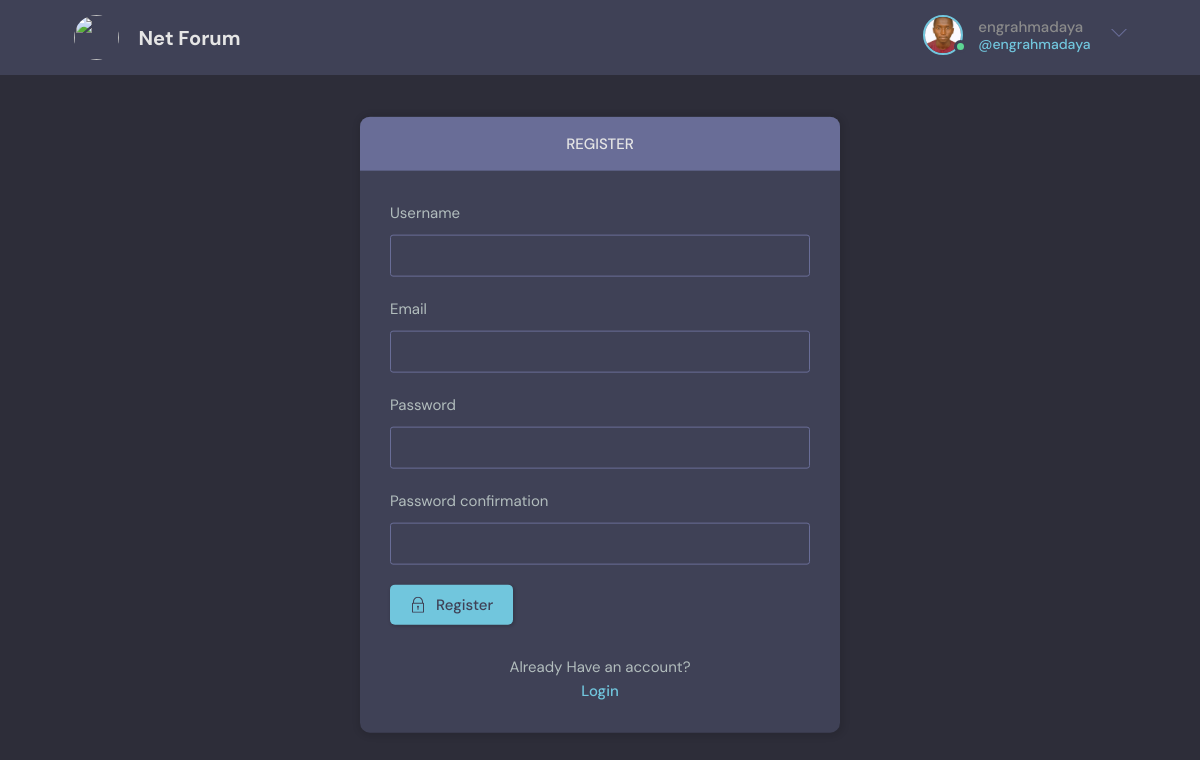
Screenshot of /register/ (signed in) with the database file from the repository.
### base/models.py (models this page shows)
class User(AbstractUser):
    GENDER_CHOICES = (
        ("Male", "Male"),
        ("Female", "Female")
    )
    name = models.CharField(max_length=200, null=True)
    email = models.EmailField(unique=True, null=True)
    bio = models.TextField(null=True, blank=True)
    country = CountryField(null=True, blank=True)
    gender = models.CharField(max_length=100, choices=GENDER_CHOICES, null=True, blank=True)
    profession = models.CharField(max_length=100, null=True, blank=True)
    dateOfBirth = models.DateField(null=True, blank=True)
    avatar = models.ImageField(null=True, default="avatar.svg")
    USERNAME_FIELD: 'email'
    REQUIRED_FIELDS: []

### base/views.py (the view, shortened to what this page needs)
# urls.py: path('register/', views.registerPage, name="register"),
def registerPage(request):
    form = UserRegistrationForm()
    return render(request, 'base/login_register.html', {'form' : form})

### base/forms.py
class UserRegistrationForm(UserCreationForm):
    class Meta:
        model = User
        fields = ['username', 'email', 'password1', 'password2']

### base/templates/base/login_register.html (shortened to what this page needs)
<!DOCTYPE html>
{% extends 'main.html' %}
{% block content %}
    <main class="auth layout">
    {% if page == 'login' %}
    <div class="container">
      <div class="layout__box">
        <div class="layout__boxHeader">
          <div class="layout__boxTitle">
            <h3>Login</h3>
          </div>
        </div>
        <div class="layout__body">
          <form class="form" action="" method="POST">
            {% csrf_token %}
            <div class="form__group form__group">
              <label for="room_name">Email</label>
              <input id="username" name="email" type="text" placeholder="Enter your Valid email here" />
            </div>
            <div class="form__group">
              <label for="password">Password</label>
              <input
                id="password"
                name="password"
                type="password"
                placeholder="&bull;&bull;&bull;&bull;&bull;&bull;&bull;&bull;"
              />
            </div>
            <button class="btn btn--main" type="submit">
              <svg
                version="1.1"
                xmlns="http://www.w3.org/2000/svg"
                width="32"
                height="32"
                viewBox="0 0 32 32"
              >
                <title>lock</title>
                <path
                  d="M27 12h-1v-2c0-5.514-4.486-10-10-10s-10 4.486-10 10v2h-1c-0.553 0-1 0.447-1 1v18c0 0.553 0.447 1 1 1h22c0.553 0 1-0.447 1-1v-18c0-0.553-0.447-1-1-1zM8 10c0-4.411 3.589-8 8-8s8 3.589 8 8v2h-16v-2zM26 30h-20v-16h20v16z"
                ></path>
                <path
                  d="M15 21.694v4.306h2v-4.306c0.587-0.348 1-0.961 1-1.694 0-1.105-0.895-2-2-2s-2 0.895-2 2c0 0.732 0.413 1.345 1 1.694z"
                ></path>
              </svg>
              Login
            </button>
          </form>
          <div class="auth__action">
            <p>Don't have an account yet?</p>
            <a href="{% url 'register' %}" class="btn btn--link">Register</a>
          </div>
        </div>
      </div>
  </div>
    {% else %}
    <div class="container">
        <div class="layout__box">
          <div class="layout__boxHeader">
            <div class="layout__boxTitle">
              <h3>Register</h3>
            </div>
          </div>
          <div class="layout__body">
            <form class="form" action="" method="POST">
              {% for field in form %}
              <div class="form__group form__group">
                <label for="room_name">{{field.label}}</label>
                {{field}}
              </div>
              {% endfor %}
              <button class="btn btn--main" type="submit">
                Register
              </button>
            </form>
            <div class="auth__action">
              <p>Already Have an account?</p>
              <a href="{% url 'login' %}" class="btn btn--link">Login</a>
            </div>
          </div>
        </div>
  </div>
    {% endif %}
</main>
{% endblock content %}

### templates/navbar.html (shortened to what this page needs)
{% load static %}
<header class="header header--loggedIn">
    <div class="container">
      <a href="{% url 'home' %}" class="header__logo">
        <img id="logo" src="{% static 'images/logo.jpg' %}" />
        <h1>Net Forum</h1>
      </a>
      <nav class="header__menu">
        {% if request.user.is_authenticated %}
        <div class="header__user">
          <a href="{% url 'user-profile' user.id %}">
            <div class="avatar avatar--medium active">
              <img src="{{request.user.avatar.url}}" />
            </div>
            <p>{{request.user.username}}<span>@{{request.user.username}}</span></p>
          </a>
          <button class="dropdown-button">
            <svg version="1.1" xmlns="http://www.w3.org/2000/svg" width="32" height="32" viewBox="0 0 32 32">
              <title>chevron-down</title>
              <path d="M16 21l-13-13h-3l16 16 16-16h-3l-13 13z"></path>
            </svg>
          </button>
        </div>
        {% else %}
        <a href="{% url 'login' %}">
          <img src="{% static 'images/avatar.svg' %}" />
          <p>Login</p>
        </a>
        {% endif %}
      </nav>
    </div>
  </header>

### static/styles/style.css (style rules this page uses)
:root { --color-main: #71c6dd; --color-main-light: #e1f6fb; --color-dark: #3f4156; --color-dark-medium: #51546e; --color-dark-light: #696d97; --color-light: #e5e5e5; --color-gray: #8b8b8b; --color-light-gray: #b2bdbd; --color-bg: #2d2d39; --color-success: #5dd693; --color-error: #fc4b0b; }
* { font-family: "DM Sans", -apple-system, BlinkMacSystemFont, "Segoe UI", Roboto, Oxygen, Ubuntu, Cantarell, "Open Sans", "Helvetica Neue", sans-serif; margin: 0; padding: 0; box-sizing: border-box; text-rendering: optimizeLegibility; font-size: inherit; }
html { font-size: 56.25%; }
@media only screen and (min-width: 1200px) { html { font-size: 62.5%; } }
body { line-height: 1.6; font-weight: 400; font-size: 1.5rem; color: var(--color-light-gray); background-color: var(--color-bg); min-height: 100vh; }
img { width: 100%; }
a { display: inline-block; color: var(--color-main); text-decoration: none; }
.container { max-width: 120rem; width: 90%; margin: auto; }
.btn { background-color: transparent; border: none; display: inline-flex; align-items: center; gap: 1rem; cursor: pointer; transition: all ease-in-out 0.3s; padding: 1rem 2rem; border-radius: 5px; box-shadow: 1px 1px 3px 1px rgba(0, 0, 0, 0.15); font-weight: 500; }
.btn--link { border-radius: 0; padding: 0; color: var(--color-main); box-shadow: none; }
.btn--main { background-color: var(--color-main); color: var(--color-dark); }
.btn > svg { fill: currentColor; width: 1.6rem; height: 1.6rem; }
.avatar { position: relative; display: inline-block; border-radius: 50%; border: 2px solid var(--color-main); }
.avatar img { display: block; border-radius: 50%; object-fit: cover; object-position: center; }
.avatar::after { content: ""; display: block; position: absolute; background-color: var(--color-gray); z-index: 111; border-radius: 50%; border: 0.3rem solid var(--color-dark); }
.avatar.active::after { background-color: var(--color-success); }
.avatar.avatar--medium img { width: 3.6rem; height: 3.6rem; border-radius: 50%; }
.avatar.avatar--medium:after { width: 0.7rem; height: 0.7rem; bottom: 0px; right: -6px; }
.header { padding: 1.5rem; background-color: var(--color-dark); }
.header > .container { display: flex; gap: 9.5rem; }
.header__logo, .header__user { display: flex; gap: 2rem; align-items: center; }
.header__logo > img { height: 3.2rem; width: 3.2rem; }
.header__logo > h1 { font-weight: 700; font-size: 2rem; color: var(--color-light); }
.header__menu { margin-left: auto; position: relative; }
.header__menu a { display: flex; gap: 1.5rem; align-items: center; font-weight: 500; text-decoration: none; color: var(--color-gray); }
.header__menu img { height: 3.6rem; }
.header__menu p { line-height: 1.2; }
.header__menu span { color: var(--color-main); font-weight: 500; font-size: 1.4rem; display: block; }
.header__menu svg { width: 1.6rem; height: 1.6rem; fill: var(--color-dark-light); }
.dropdown-button { background: transparent; border: 0; outline: 0; cursor: pointer; }
.layout { margin-top: 2.4rem; }
.layout > .container { display: flex; justify-content: space-between; align-items: flex-start; }
.layout__box { width: 90%; max-width: 48rem; min-height: 40rem; position: absolute; top: 50%; left: 50%; transform: translate(-50%, -46%); background-color: var(--color-dark); border-radius: 1rem; box-shadow: 1px 1px 6px 3px rgba(0, 0, 0, 0.1); overflow: hidden; }
.layout__boxHeader { display: flex; padding: 1.5rem; background-color: var(--color-dark-light); }
.layout__boxTitle { display: flex; gap: 1.5rem; align-items: center; }
.layout__boxTitle h3 { text-transform: uppercase; font-weight: 500; color: var(--color-light); }
.layout__body { margin: 3rem; }
.form__group { margin-bottom: 2rem; width: 100%; }
.form__group label { display: block; font-size: 1.5rem; margin-bottom: 1rem; }
.form__group input, .form__group textarea, .form__group select { background: transparent; border: 1px solid var(--color-dark-light); padding: 1rem; border-radius: 3px; width: 100%; color: var(--color-light); font-weight: 500; outline: none; }
.auth .layout__boxHeader { text-align: center; justify-content: center; }
.auth__action { margin-top: 3rem; text-align: center; }

### templates/navbar.html (style rules this page uses)
#logo { height: 45px; width: 45px; border-radius: 50%; }

### rows the page displays
User: user.avatar (picture), user.username "engrahmadaya"

### other values shown
{{ field.label }} "Username" "Email" "Password" "Password confirmation"
